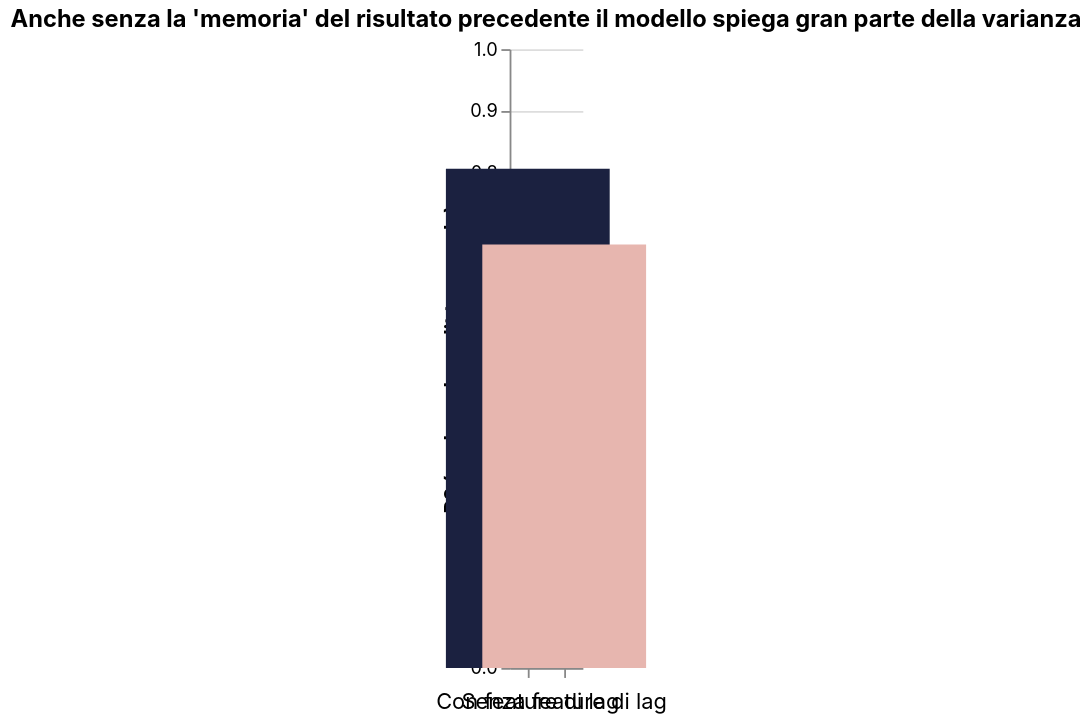

Express this chart as Vega-Lite.
### Vega-Lite specification from a JSON file in a GitHub repository (floating-point values rounded to 4 significant figures)
{"config": {"background": "transparent", "view": {"stroke": "transparent"}, "title": {"font": "Inter"}, "axis": {"labelFont": "Inter", "titleFont": "Inter"}, "legend": {"labelFont": "Inter", "titleFont": "Inter"}, "header": {"labelFont": "Inter", "titleFont": "Inter"}, "text": {"font": "Inter"}, "range": {"category": ["#1b2140", "#ff8009", "#9a0641", "#ffe34a", "#e7b6af", "#0088b0", "#e03830"], "ramp": ["#e7b6af", "#1b2140"], "heatmap": ["#e7b6af", "#1b2140"]}}, "data": {"name": "data-52ae2c4c5c22e5d44989adfbc26263e0"}, "mark": {"type": "bar", "size": 90}, "encoding": {"color": {"field": "Configurazione", "legend": null, "scale": {"range": ["#1b2140", "#e7b6af"]}, "type": "nominal"}, "tooltip": [{"field": "Configurazione", "title": "Configurazione", "type": "nominal"}, {"field": "Dettaglio", "title": "", "type": "nominal"}, {"field": "R2", "format": ".3f", "title": "R2", "type": "quantitative"}], "x": {"axis": {"labelAngle": 0, "labelFontSize": 12, "labelLimit": 220, "labelPadding": 8}, "field": "Configurazione", "sort": null, "title": null, "type": "nominal"}, "y": {"field": "R2", "scale": {"domain": [0, 1]}, "title": "R2 (scala reale, split temporale)", "type": "quantitative"}}, "height": 340, "title": "Anche senza la 'memoria' del risultato precedente il modello spiega gran parte della varianza", "width": "container", "$schema": "https://vega.github.io/schema/vega-lite/v5.20.1.json", "datasets": {"data-52ae2c4c5c22e5d44989adfbc26263e0": [{"Configurazione": "Con feature di lag", "Dettaglio": "(modello completo)", "R2": 0.8065}, {"Configurazione": "Senza feature di lag", "Dettaglio": "(solo PIL, popolazione, ecc.)", "R2": 0.6843}]}}
